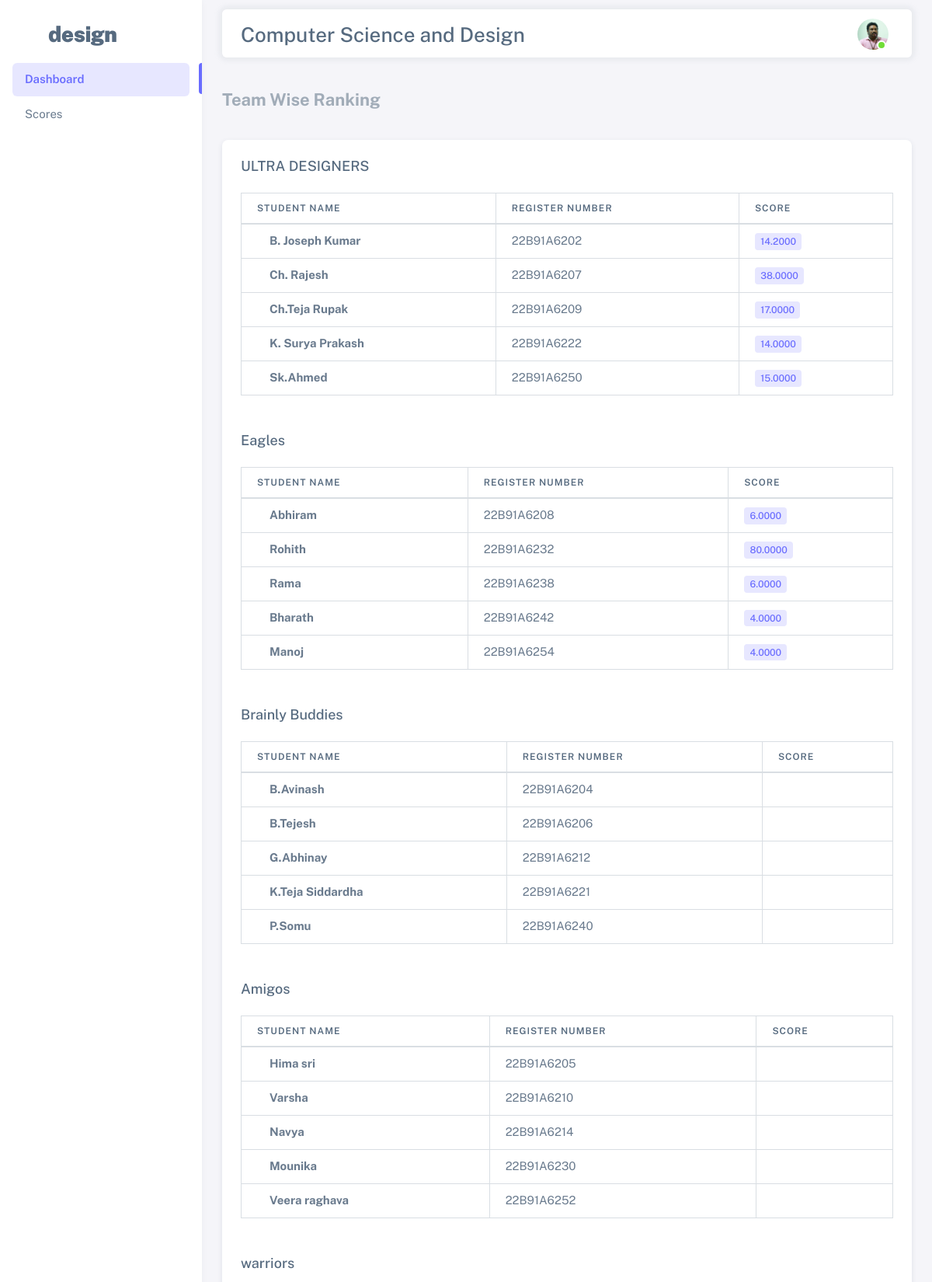
The app's page / (signed in, upper part) with its own data.
### tables this page shows
CREATE TABLE `teams` (
  `team_id` int(4) NOT NULL,
  `team_name` varchar(50) NOT NULL,
  `team_mentor` varchar(50) NOT NULL
);

CREATE TABLE `students` (
  `regno` varchar(10) NOT NULL,
  `student_name` varchar(50) NOT NULL,
  `team` int(10) NOT NULL
);

### index.php (the view, shortened to what this page needs)
<?php
  include('connect.php');
  $teams = mysqli_query($con,"SELECT * FROM teams");
?>
<!DOCTYPE html>
<html
  lang="en"
  class="light-style layout-menu-fixed"
  dir="ltr"
  data-theme="theme-default"
  data-assets-path="Bhavani/"
  data-template="vertical-menu-template-free"
>
  <head>
    <link rel="stylesheet" href="Bhavani/vendor/fonts/boxicons.css" />
    <link rel="stylesheet" href="Bhavani/vendor/css/core.css" class="template-customizer-core-css" />
    <link rel="stylesheet" href="Bhavani/vendor/css/theme-default.css" class="template-customizer-theme-css" />
    <link rel="stylesheet" href="Bhavani/css/demo.css" />
    <link rel="stylesheet" href="Bhavani/vendor/libs/perfect-scrollbar/perfect-scrollbar.css" />
  </head>
  <body>
    <div class="layout-wrapper layout-content-navbar">
      <div class="layout-container">
        <aside id="layout-menu" class="layout-menu menu-vertical menu bg-menu-theme">
          <div class="app-brand demo">
            <a href="index.html" class="app-brand-link">
              <span class="app-brand-logo demo">
                <svg
                  width="25"
                  viewBox="0 0 25 42"
                  version="1.1"
                  xmlns="http://www.w3.org/2000/svg"
                  xmlns:xlink="http://www.w3.org/1999/xlink"
                >
                </svg>
              </span>
              <span class="app-brand-text demo menu-text fw-bolder ms-2">Design </span>
            </a>
          </div>
          <ul class="menu-inner py-1">
            <li class="menu-item active">
              <a href="index.php" class="menu-link ">
                <div data-i18n="Analytics">Dashboard</div>
              </a>
            </li>
            <li class="menu-item ">
              <a href="Scores.php" class="menu-link ">
                <div data-i18n="Analytics">Scores</div>
              </a>
            </li>
          </ul>
        </aside>
        <div class="layout-page">
          <nav
            class="layout-navbar container-xxl navbar navbar-expand-xl navbar-detached align-items-center bg-navbar-theme"
            id="layout-navbar"  >
            <div class="navbar-nav-right d-flex align-items-center" id="navbar-collapse">
              <h3 style="padding-top: 20px;">Computer Science and Design</h3>
              <ul class="navbar-nav flex-row align-items-center ms-auto">
                <li class="nav-item navbar-dropdown dropdown-user dropdown">
                  <a class="nav-link dropdown-toggle hide-arrow" href="javascript:void(0);" data-bs-toggle="dropdown">
                    <div class="avatar avatar-online">
                      <img src="Bhavani/img/avatars/sureshsir.png" alt class="w-px-40 h-auto rounded-circle" />
                    </div>
                  </a>
                </li>
              </ul>
            </div>
          </nav>
          <div class="content-wrapper">
            <div class="container-xxl flex-grow-1 container-p-y">
              <h4 class="fw-bold py-3 mb-4"><span class="text-muted fw-bold">Team Wise Ranking</h4>
            <div class="card">
              <?php while($row = mysqli_fetch_assoc($teams)){
                $students = mysqli_query($con,"SELECT * FROM students WHERE team = '{$row['team_id']}' ");
              ?>
                <h5 class="card-header"><?php echo $row['team_name'] ?></h5>
                <div class="card-body">
                  <div class="table-responsive text-nowrap">
                    <table class="table table-bordered">
                      <thead>
                        <tr>
                          <th>Student Name</th>
                          <th>Register Number</th>
                          <th>Score</th>
                        </tr>
                      </thead>
                      <tbody>
                        <?php while($row1 = mysqli_fetch_assoc($students)){
                          $scores = mysqli_fetch_assoc(mysqli_query($con,"SELECT avg(score) FROM score WHERE scrto = '{$row1['regno']}'"));
                        ?>
                        <tr>
                          <td><i class="fab fa-angular fa-lg text-danger me-3"></i> <strong><?php echo $row1['student_name'] ?></strong></td>
                          <td><?php echo $row1['regno'] ?></td>
                          <td><span class="badge bg-label-primary me-1"><?php echo $scores['avg(score)'] ?></span></td>
                        </tr>
                        <?php } ?>
                      </tbody>
                    </table>
                  </div>
                </div>
                <?php } ?>
            </div>
          </div>
          </div>
        </div>
      </div>
    </div>
  </body>
</html>

### Bhavani/css/demo.css (style rules this page uses)
.menu .app-brand.demo { height: 64px; margin-top: 12px; }
.app-brand-logo.demo svg { width: 22px; height: 38px; }
.app-brand-text.demo { font-size: 1.75rem; letter-spacing: -0.5px; text-transform: lowercase; }

### records on screen
teams: team_name "ULTRA DESIGNERS"
students: student_name "B. Joseph Kumar", regno "22B91A6202", avg "14.2000"
students: student_name "Ch. Rajesh", regno "22B91A6207", avg "38.0000"
students: student_name "Ch.Teja Rupak", regno "22B91A6209", avg "17.0000"
students: student_name "K. Surya Prakash", regno "22B91A6222", avg "14.0000"
students: student_name "Sk.Ahmed", regno "22B91A6250", avg "15.0000"
teams: team_name "Eagles"
students: student_name "Abhiram", regno "22B91A6208", avg "6.0000"
students: student_name "Rohith", regno "22B91A6232", avg "80.0000"
students: student_name "Rama", regno "22B91A6238", avg "6.0000"
students: student_name "Bharath", regno "22B91A6242", avg "4.0000"
students: student_name "Manoj", regno "22B91A6254", avg "4.0000"
teams: team_name "Brainly Buddies"
students: student_name "B.Avinash", regno "22B91A6204"
students: student_name "B.Tejesh", regno "22B91A6206"
students: student_name "G.Abhinay", regno "22B91A6212"
students: student_name "K.Teja Siddardha", regno "22B91A6221"
students: student_name "P.Somu", regno "22B91A6240"
teams: team_name "Amigos"
students: student_name "Hima sri", regno "22B91A6205"
students: student_name "Varsha", regno "22B91A6210"
students: student_name "Navya", regno "22B91A6214"
students: student_name "Mounika", regno "22B91A6230"
students: student_name "Veera raghava", regno "22B91A6252"
teams: team_name "warriors"
